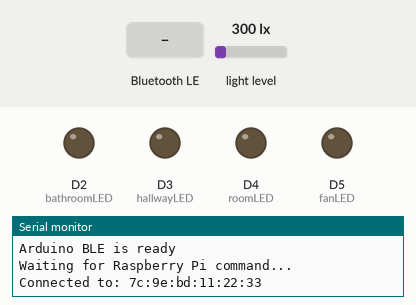
Bench run of a sketch on a simulated Arduino Nano 33 IoT. On the bench: output pins drawn as LEDs (lit = HIGH), the last lines printed to the serial monitor. The inputs (shaded band) are chosen by the test bench; at power-on: light level 300 lx. Nothing arrives over Bluetooth unless stated; a phone connects over Bluetooth LE 3 s after start.

Above: at 3.8 s.
3.9 s: Bluetooth LE write "fan_on" received
At 4.5 s:
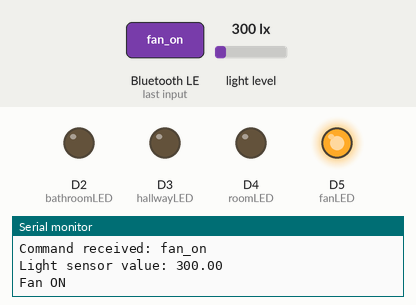
5.4 s: Bluetooth LE write "bathroom_on" received
6.9 s: Bluetooth LE write "bathroom_off" received
Timing chart, 0 to 9.9 s (numbered marks = the images above; inputs shaded):
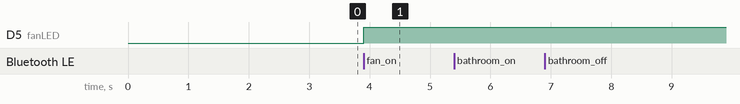

Measured:
- after the input at 3.9 s, D5 (fanLED): LOW → HIGH at once

The sketch:

sketch_may25a.ino
```cpp
#include <ArduinoBLE.h>
#include <BH1750.h>
#include <Wire.h>

// =======================
// LIGHT SENSOR
// =======================
BH1750 lightMeter;

// =======================
// LED PINS
// =======================
int bathroomLED = 2;
int hallwayLED = 3;
int roomLED = 4;
int fanLED = 5;

// =======================
// DARKNESS LIMIT
// =======================
float darkLimit = 20;

// =======================
// BLE SERVICE
// =======================
BLEService lightService("19B10000-E8F2-537E-4F6C-D104768A1214");

// =======================
// BLE CHARACTERISTIC
// =======================
BLEStringCharacteristic commandCharacteristic(
  "19B10001-E8F2-537E-4F6C-D104768A1214",
  BLERead | BLEWrite,
  50
);

void setup()
{
  Serial.begin(9600);

  // =======================
  // LED OUTPUTS
  // =======================
  pinMode(bathroomLED, OUTPUT);
  pinMode(hallwayLED, OUTPUT);
  pinMode(roomLED, OUTPUT);
  pinMode(fanLED, OUTPUT);

  // =======================
  // SENSOR START
  // =======================
  Wire.begin();

  if (lightMeter.begin())
  {
    Serial.println("BH1750 ready");
  }
  else
  {
    Serial.println("[BH1750] Device is not configured!");
  }

  // =======================
  // START BLE
  // =======================
  if (!BLE.begin())
  {
    Serial.println("Bluetooth failed to start");
    while (1);
  }

  BLE.setLocalName("VoiceLightSystem");

  BLE.setAdvertisedService(lightService);

  lightService.addCharacteristic(commandCharacteristic);

  BLE.addService(lightService);

  commandCharacteristic.writeValue("none");

  BLE.advertise();

  Serial.println("Arduino BLE is ready");
  Serial.println("Waiting for Raspberry Pi command...");
}

void loop()
{
  BLEDevice central = BLE.central();

  if (central)
  {
    Serial.print("Connected to: ");
    Serial.println(central.address());

    while (central.connected())
    {
      // =======================
      // CHECK FOR COMMAND
      // =======================
      if (commandCharacteristic.written())
      {
        String command = commandCharacteristic.value();

        // =======================
        // SENSOR VALUE
        // =======================
        float lux = lightMeter.readLightLevel();

        Serial.print("Command received: ");
        Serial.println(command);

        Serial.print("Light sensor value: ");
        Serial.println(lux);

        // =======================
        // BATHROOM ON
        // =======================
        if (command == "bathroom_on")
        {
          if (lux < darkLimit)
          {
            digitalWrite(bathroomLED, HIGH);
            Serial.println("Bathroom light ON");
          }
          else
          {
            Serial.println("Too bright for bathroom light");
          }
        }

        // =======================
        // BATHROOM OFF
        // =======================
        else if (command == "bathroom_off")
        {
          digitalWrite(bathroomLED, LOW);
          Serial.println("Bathroom light OFF");
        }

        // =======================
        // HALLWAY ON
        // =======================
        else if (command == "hallway_on")
        {
          if (lux < darkLimit)
          {
            digitalWrite(hallwayLED, HIGH);
            Serial.println("Hallway light ON");
          }
          else
          {
            Serial.println("Too bright for hallway light");
          }
        }

        // =======================
        // HALLWAY OFF
        // =======================
        else if (command == "hallway_off")
        {
          digitalWrite(hallwayLED, LOW);
          Serial.println("Hallway light OFF");
        }

        // =======================
        // ROOM ON
        // =======================
        else if (command == "room_on")
        {
          if (lux < darkLimit)
          {
            digitalWrite(roomLED, HIGH);
            Serial.println("Room light ON");
          }
          else
          {
            Serial.println("Too bright for room light");
          }
        }

        // =======================
        // ROOM OFF
        // =======================
        else if (command == "room_off")
        {
          digitalWrite(roomLED, LOW);
          Serial.println("Room light OFF");
        }

        // =======================
        // FAN ON
        // =======================
        else if (command == "fan_on")
        {
          digitalWrite(fanLED, HIGH);
          Serial.println("Fan ON");
        }

        // =======================
        // FAN OFF
        // =======================
        else if (command == "fan_off")
        {
          digitalWrite(fanLED, LOW);
          Serial.println("Fan OFF");
        }

        // =======================
        // ALL ON
        // =======================
        else if (command == "all_on")
        {
          digitalWrite(bathroomLED, HIGH);
          digitalWrite(hallwayLED, HIGH);
          digitalWrite(roomLED, HIGH);
          digitalWrite(fanLED, HIGH);

          Serial.println("Everything ON");
        }

        // =======================
        // ALL OFF
        // =======================
        else if (command == "all_off")
        {
          digitalWrite(bathroomLED, LOW);
          digitalWrite(hallwayLED, LOW);
          digitalWrite(roomLED, LOW);
          digitalWrite(fanLED, LOW);

          Serial.println("Everything OFF");
        }
      }
    }

    Serial.println("Disconnected");
  }
}
```
